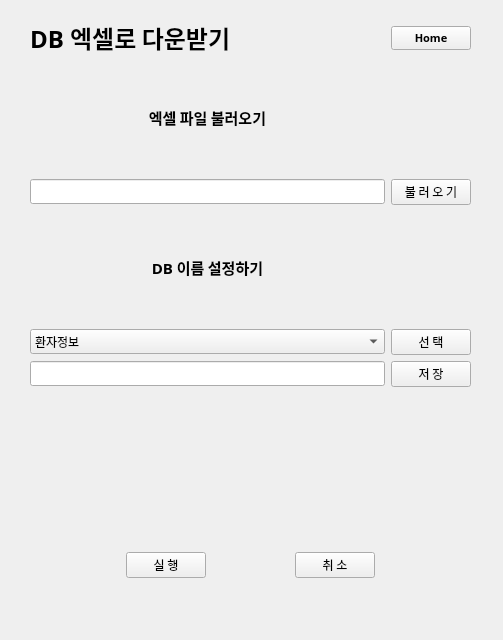
<?xml version="1.0" encoding="UTF-8"?>
<ui version="4.0">
 <class>Form</class>
 <widget class="QWidget" name="Form">
  <property name="geometry">
   <rect>
    <x>0</x>
    <y>0</y>
    <width>503</width>
    <height>640</height>
   </rect>
  </property>
  <property name="windowTitle">
   <string>Form</string>
  </property>
  <widget class="QWidget" name="layoutWidget">
   <property name="geometry">
    <rect>
     <x>30</x>
     <y>20</y>
     <width>441</width>
     <height>601</height>
    </rect>
   </property>
   <layout class="QGridLayout" name="gridLayout_3">
    <item row="3" column="1">
     <widget class="QPushButton" name="new_btn1">
      <property name="font">
       <font>
        <family>나눔스퀘어라운드 Regular</family>
       </font>
      </property>
      <property name="text">
       <string>불 러 오 기</string>
      </property>
     </widget>
    </item>
    <item row="5" column="1">
     <widget class="QPushButton" name="new_btn2">
      <property name="font">
       <font>
        <family>나눔스퀘어라운드 Regular</family>
       </font>
      </property>
      <property name="text">
       <string>선 택</string>
      </property>
     </widget>
    </item>
    <item row="6" column="1">
     <widget class="QPushButton" name="new_btn3">
      <property name="font">
       <font>
        <family>나눔스퀘어라운드 Regular</family>
       </font>
      </property>
      <property name="text">
       <string>저 장</string>
      </property>
     </widget>
    </item>
    <item row="3" column="0">
     <widget class="QLineEdit" name="new_lineEdit1">
      <property name="font">
       <font>
        <family>나눔스퀘어라운드 Regular</family>
       </font>
      </property>
     </widget>
    </item>
    <item row="2" column="0">
     <widget class="QLabel" name="lbl1_9">
      <property name="enabled">
       <bool>true</bool>
      </property>
      <property name="font">
       <font>
        <family>나눔스퀘어라운드 Bold</family>
        <pointsize>11</pointsize>
        <weight>75</weight>
        <bold>true</bold>
       </font>
      </property>
      <property name="text">
       <string>엑셀 파일 불러오기</string>
      </property>
      <property name="alignment">
       <set>Qt::AlignCenter</set>
      </property>
     </widget>
    </item>
    <item row="8" column="0" colspan="2">
     <layout class="QHBoxLayout" name="horizontalLayout_6">
      <item>
       <widget class="QLabel" name="label_10">
        <property name="text">
         <string/>
        </property>
       </widget>
      </item>
      <item>
       <spacer name="horizontalSpacer">
        <property name="orientation">
         <enum>Qt::Horizontal</enum>
        </property>
        <property name="sizeHint" stdset="0">
         <size>
          <width>40</width>
          <height>20</height>
         </size>
        </property>
       </spacer>
      </item>
      <item>
       <widget class="QPushButton" name="new_startbtn">
        <property name="font">
         <font>
          <family>나눔스퀘어라운드 Regular</family>
         </font>
        </property>
        <property name="text">
         <string>실 행</string>
        </property>
       </widget>
      </item>
      <item>
       <spacer name="horizontalSpacer_2">
        <property name="orientation">
         <enum>Qt::Horizontal</enum>
        </property>
        <property name="sizeHint" stdset="0">
         <size>
          <width>40</width>
          <height>20</height>
         </size>
        </property>
       </spacer>
      </item>
      <item>
       <widget class="QPushButton" name="new_closebtn">
        <property name="font">
         <font>
          <family>나눔스퀘어라운드 Regular</family>
         </font>
        </property>
        <property name="text">
         <string>취 소</string>
        </property>
       </widget>
      </item>
      <item>
       <spacer name="horizontalSpacer_3">
        <property name="orientation">
         <enum>Qt::Horizontal</enum>
        </property>
        <property name="sizeHint" stdset="0">
         <size>
          <width>40</width>
          <height>20</height>
         </size>
        </property>
       </spacer>
      </item>
      <item>
       <widget class="QLabel" name="label_11">
        <property name="text">
         <string/>
        </property>
       </widget>
      </item>
     </layout>
    </item>
    <item row="6" column="0">
     <widget class="QLineEdit" name="new_lineEdit2">
      <property name="font">
       <font>
        <family>나눔스퀘어라운드 Regular</family>
       </font>
      </property>
     </widget>
    </item>
    <item row="5" column="0">
     <widget class="QComboBox" name="new_com">
      <property name="font">
       <font>
        <family>나눔스퀘어라운드 Regular</family>
       </font>
      </property>
      <item>
       <property name="text">
        <string>환자정보</string>
       </property>
      </item>
      <item>
       <property name="text">
        <string>진단</string>
       </property>
      </item>
      <item>
       <property name="text">
        <string>수술</string>
       </property>
      </item>
     </widget>
    </item>
    <item row="4" column="0">
     <widget class="QLabel" name="lbl1_8">
      <property name="enabled">
       <bool>true</bool>
      </property>
      <property name="font">
       <font>
        <family>맑은 고딕</family>
        <pointsize>11</pointsize>
        <weight>75</weight>
        <bold>true</bold>
       </font>
      </property>
      <property name="text">
       <string>DB 이름 설정하기</string>
      </property>
      <property name="alignment">
       <set>Qt::AlignCenter</set>
      </property>
     </widget>
    </item>
    <item row="7" column="0" colspan="2">
     <widget class="QLabel" name="new_lbl">
      <property name="font">
       <font>
        <family>나눔스퀘어라운드 Regular</family>
       </font>
      </property>
      <property name="text">
       <string/>
      </property>
     </widget>
    </item>
    <item row="0" column="0">
     <widget class="QLabel" name="label">
      <property name="font">
       <font>
        <family>나눔스퀘어라운드 ExtraBold</family>
        <pointsize>18</pointsize>
        <weight>75</weight>
        <italic>false</italic>
        <bold>true</bold>
        <underline>false</underline>
       </font>
      </property>
      <property name="text">
       <string>DB 엑셀로 다운받기</string>
      </property>
     </widget>
    </item>
    <item row="0" column="1">
     <widget class="QPushButton" name="homebtn">
      <property name="font">
       <font>
        <family>나눔스퀘어라운드 Bold</family>
        <pointsize>8</pointsize>
        <weight>75</weight>
        <bold>true</bold>
       </font>
      </property>
      <property name="text">
       <string>Home</string>
      </property>
     </widget>
    </item>
   </layout>
  </widget>
 </widget>
 <resources/>
 <connections/>
</ui>
